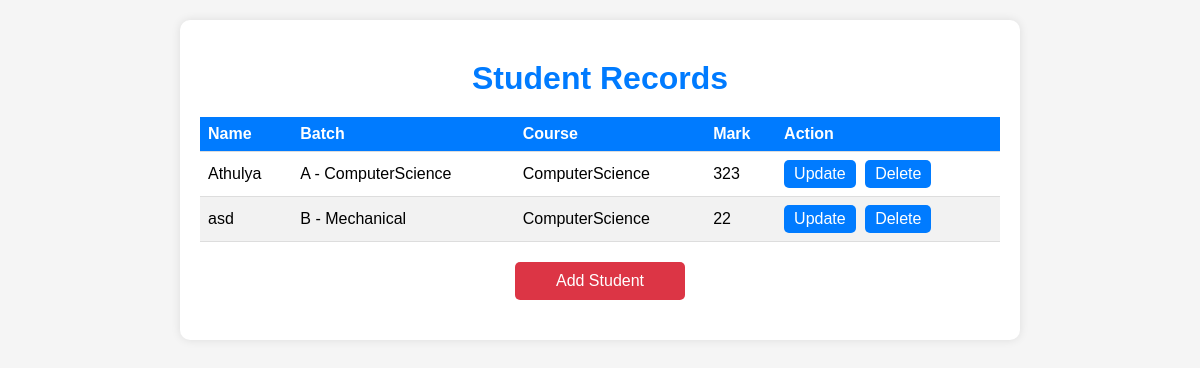
Page /adminapp/Studentview/ on the committed database.
### studentapp/models.py (models this page shows, shortened)
class Student(models.Model):
    username = models.CharField(max_length=100,blank=False,default=None)
    password = models.CharField(max_length=25,unique=True,null=False,default=None)
    email = models.EmailField(max_length=59,default=None)
    name = models.CharField(max_length=55)
    batch = models.ForeignKey(Batch, on_delete=models.CASCADE, related_name="students")
    course = models.ForeignKey(Course, on_delete=models.CASCADE, related_name="students")
    score = models.PositiveIntegerField(null=True, blank=True)

class Batch(models.Model):
    name = models.CharField(max_length=55)
    course = models.ForeignKey(Course, on_delete=models.CASCADE, related_name="batches")
    start_date = models.DateField()
    end_date = models.DateField()
    def __str__(self):
        return f"{self.name} - {self.course.name}"

class Course(models.Model):
    name = models.CharField(max_length=55)
    description = models.CharField(max_length=255)
    def __str__(self):
        return self.name

### adminapp/views.py (the view)
# urls.py: path('Studentview/',Studentview.as_view(), name = 'index'),
class Studentview(View):
    def get(self, request):
        item = Student.objects.all()
        forms = StudentForm()
        context ={'item':item, 'forms':forms}
        return render(request,"admindashbord.html", context)

### adminapp/templates/admindashbord.html (shortened to what this page needs)
<!DOCTYPE html>
<html lang="en">
<head>
</head>
<body>
    <div class="container">
        <h1>Student Records</h1>
        <table>
            <thead>
                <tr>
                    <th>Name</th>
                    <th>Batch</th>
                    <th>Course</th>
                    <th>Mark</th>
                    <th>Action</th>
                </tr>
            </thead>
            <tbody>
                {% for student in item %}
                <tr>
                    <td>{{ student.name }}</td>
                    <td>{{ student.batch }}</td>
                    <td>{{ student.course }}</td>
                    <td>{{ student.score }}</td>
                    <td>
                        <a href="{% url 'adminapp:update_student' student.pk %}">Update</a>
                        <a href="{% url 'adminapp:delete_student' student.pk %}">Delete</a>
                    </td>
                </tr>
                {% endfor %}
            </tbody>
        </table>
        <a href="{% url 'adminapp:student_add' %}" class="add-button">Add Student</a>
    </div>
</body>
</html>

### adminapp/templates/admindashbord.html (style rules this page uses)
body { font-family: Arial, sans-serif; background-color: #f5f5f5; margin: 0; padding: 0; }
.container { max-width: 800px; margin: 20px auto; padding: 20px; background-color: #fff; border-radius: 10px; box-shadow: 0 0 10px rgba(0, 0, 0, 0.1); }
h1 { color: #007bff; text-align: center; margin-top: 20px; margin-bottom: 20px; }
table { width: 100%; border-collapse: collapse; margin-top: 10px; }
th, td { padding: 8px; border-bottom: 1px solid #ddd; text-align: left; }
th { background-color: #007bff; color: #fff; }
tr:nth-child(even) { background-color: #f2f2f2; }
td a { display: inline-block; padding: 5px 10px; background-color: #007bff; color: #fff; text-decoration: none; border-radius: 5px; margin-right: 5px; }
.add-button { display: block; width: 150px; margin: 20px auto; padding: 10px; text-align: center; background-color: #dc3545; color: #fff; text-decoration: none; border-radius: 5px; }

### rows in the picture
Student: name "Athulya", batch "A - ComputerScience", course "ComputerScience", score "323"
Student: name "asd", batch "B - Mechanical", course "ComputerScience", score "22"
